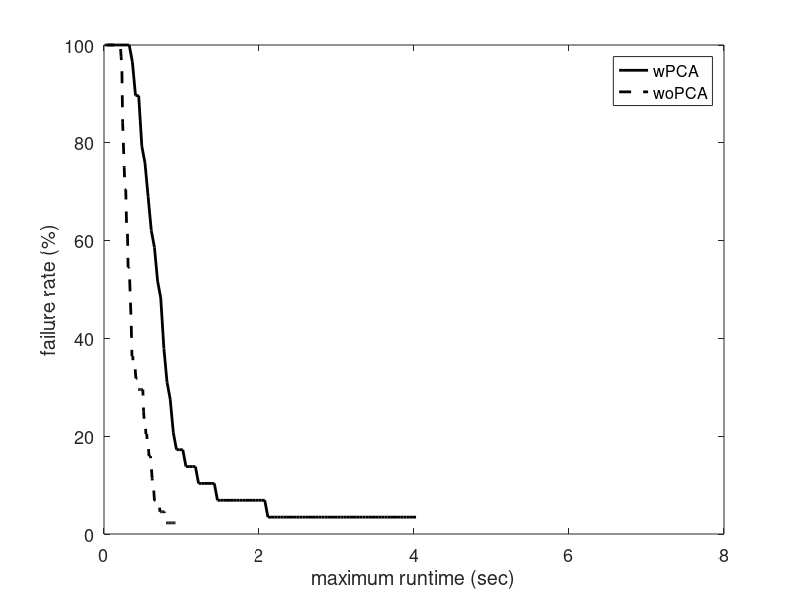

Recreate this plot in MATLAB.

% (*) marks best so far
% In all trials, d = 2.8
% last updated: 12/11/17

clear all
clc

d = .3;
%%
planners = {'RRTConnect','RRT','SBL'};
plannerType = planners{2};
switch plannerType
    case 'RRTConnect'
        D{1} = load('Benchmark_RRTConnect_envI_w_s28_d6_k20.txt'); 
        D{2} = load('Benchmark_RRTConnect_envI_wo_s28.txt');
        D{1} = [d*ones(size(D{1},1),1) D{1}];
        D{2} = [d*ones(size(D{2},1),1) D{2}];
        D{1} = D{1}(D{1}(:,2)==1,:); 
        D{2} = D{2}(D{2}(:,2)==1,:); 
    case 'RRT'
        D{1} = load('Benchmark_RRT_w_s03_d17_kR.txt'); 
        D{2} = load('Benchmark_RRT_wo_s03.txt'); 
        fprintf('Failures: \t%.1f, %.1f \n', 100-sum(D{1}(:,1))/size(D{1},1)*100, 100-sum(D{2}(:,1))/size(D{2},1)*100);
        D{1} = [d*ones(size(D{1},1),1) D{1}];
        D{2} = [d*ones(size(D{2},1),1) D{2}];
        D{1} = D{1}(D{1}(:,2)==1,:); 
        D{2} = D{2}(D{2}(:,2)==1,:); 
    case 'SBL'
        D{1} = load('Benchmark_SBL_envI_wo_s28.txt'); 
        D{2} = load('Benchmark_SBL_envI_wo_s28.txt'); 
        fprintf('Failures: \t%.1f, %.1f \n', 100-sum(D{1}(:,1))/size(D{1},1)*100, 100-sum(D{2}(:,1))/size(D{2},1)*100);
        D{1} = [d*ones(size(D{1},1),1) D{1}];
        D{2} = [d*ones(size(D{2},1),1) D{2}];
        D{1} = D{1}(D{1}(:,2)==1,:); 
        D{2} = D{2}(D{2}(:,2)==1,:); 
end

%%
disp(['Results for ' plannerType ':']);

%%

for k = 1:size(D,2)
    
    suc = D{k}(:,2)==1;
    if size(D{k},1)>1
        F(:,k) = mean(D{k});
    else
        D(:,k) = D{k};
    end
    
    tmin(k) = F(4,k);
end

% clc
disp('-----------------------------------');
fprintf('         \t\tw/\tw/o\n');
fprintf('Queries: \t\t%d\t%d\n', size(D{1},1), size(D{2},1));
fprintf('d =      \t\t%.1f\t%.1f\n', F(1,1), F(1,2));
fprintf('Avg. time (for d): \t%.2f\t%.2f \t(msec)\n', F(4,1)*1e3, F(4,2)*1e3);
fprintf('Min. time (for d): \t%.2f\t%.2f \t(msec)\n', min(D{1}(:,4))*1e3, min(D{2}(:,4))*1e3);
fprintf('Nodes in path:     \t%.1f\t%.1f\n', F(10,1), F(10,2));
fprintf('Nodes in trees:    \t%.1f\t%.1f\n', F(11,1), F(11,2));
disp('------------ Sampling -------------');
fprintf('Sampling time:    \t%.2f\t%.2f \t(msec)\n', F(15,1)*1e3, F(15,2)*1e3);
fprintf('Sampling count: \t%.1f\t%.1f \t(%%)\n', F(16,1)+F(17,1), F(16,2)+F(17,2));
fprintf('Sampling success: \t%.2f\t%.2f \t(%%)\n', 100*F(16,1)/(F(16,1)+F(17,1)), 100*F(16,2)/(F(16,2)+F(17,2)));
disp('------------ loc.-con. ------------');
fprintf('Loc.-con. time:    \t%.2f\t%.2f \t(msec)\n', F(12,1)*1e3, F(12,2)*1e3);
fprintf('Loc.-con. count:   \t%.2f\t%.2f \t\n', F(13,1), F(13,2));
fprintf('Loc.-con. success: \t%.2f\t%.2f \t(%%)\n', 100*F(14,1)/F(13,1), 100*F(14,2)/F(13,2));
disp('----------- Projection ------------');
fprintf('Proj. time:        \t%.2f\t%.2f \t(msec)\n', F(6,1)*1e3, F(6,2)*1e3);
fprintf('Proj. count:       \t%.2f\t%.2f \t\n', F(5,1), F(5,2));
disp('--------------- PCA ---------------');
fprintf('PCA time:          \t%.2f\t%.2f \t(msec)\n', F(19,1)*1e3, F(19,2)*1e3);
fprintf('PCA count:       \t%.2f\t%.2f \t\n', F(18,1), F(18,2));

%%
disp(' ');
fprintf('Speed-up (at d = %.1f):      %.2f\n', d, tmin(2)/tmin(1));

%%
%%
%%
% PCS
td = D{1}(:,4);
maxT = max(td);
T1 = linspace(0,maxT,100);
T1 = T1(2:end);
for i = 1:length(T1)
    sd = td < T1(i);
    md(i) = mean(td(sd));
    Md(i) = 1-sum(sd)/length(td);
end
%%
% GD
tg = D{2}(:,4);
maxT = max(tg);
T2 = linspace(0,maxT,100);
T2 = T2(2:end);
for i = 1:length(T2)
    sg = tg < T2(i);
    mg(i) = mean(tg(sg));
    Mg(i) = 1-sum(sg)/length(tg);
end

%%
h = figure(2);
clf
plot(T1,Md*100,'-k','linewidth',2);
hold on
plot(T2,Mg*100,'--k','linewidth',2);
hold off
xlabel('maximum runtime (sec)');
ylabel('failure rate (%)');
legend('wPCA','woPCA');
xlim([0 8]);%max([T1 T2])]);
% title(plannerType);
set(gca,'fontsize',13);
% set(h, 'Position', [100, 100, 800, 400]);
% print PCS_NR_runtime.eps -depsc -r200